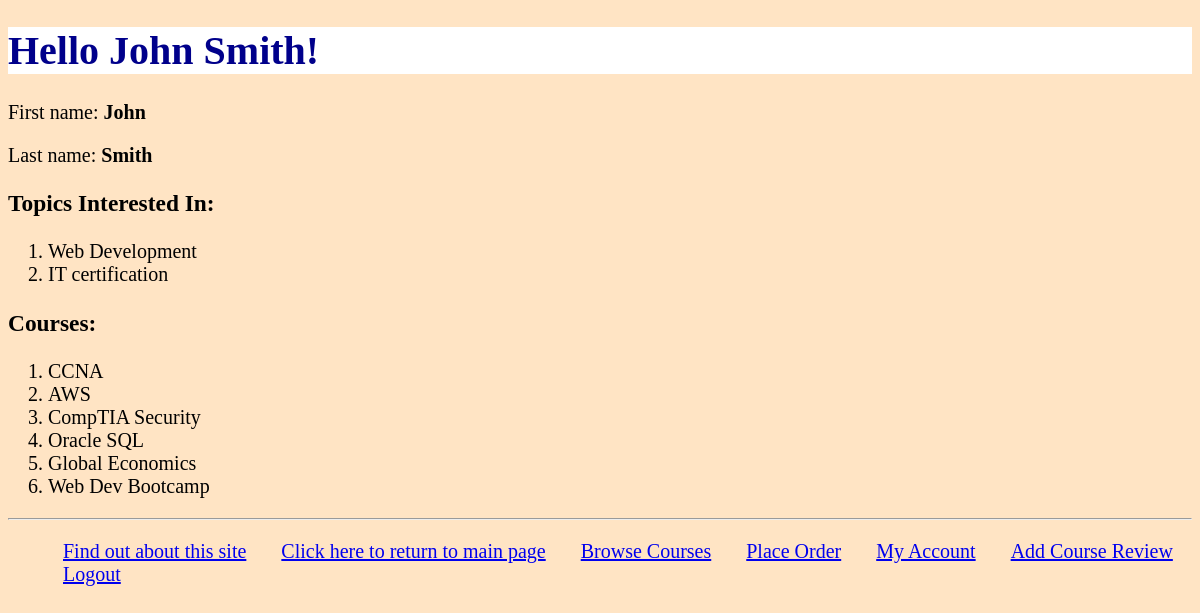
The app's page /myapp/myaccount (signed in) with its own data.
### myapp/models.py (models this page shows, shortened)
class Topic(models.Model):
    name = models.CharField(max_length=200)
    length = models.IntegerField(default=12)

class Course(models.Model):
    title = models.CharField(max_length=200)
    topic = models.ForeignKey(Topic, related_name='courses', on_delete=models.CASCADE)
    price = models.DecimalField(max_digits=10, decimal_places=2, validators=[validate_price])
    for_everyone = models.BooleanField(default=True)
    description = models.TextField(blank=True)
    num_reviews = models.PositiveIntegerField(default=0)

### myapp/views.py (the view)
# urls.py: path('myaccount', views.myaccount, name='myaccount')
def myaccount(request):
    try:
        current_user = Student.objects.get(id=request.user.id)
    except Student.DoesNotExist:
        current_user = None
    if current_user:
        registered_courses = current_user.registered_courses.all()
        interested_topics = current_user.interested_in.all()
        return render(request, 'myapp/myaccount.html', {'first_name': current_user.first_name,
                                                       'last_name': current_user.last_name,
                                                       'interested_topics': interested_topics,
                                                       'registered_courses': registered_courses})
    else:
        return HttpResponse("<p>You are not a registered student</p>")

### myapp/templates/myapp/myaccount.html (shortened to what this page needs)
{% extends 'myapp/base.html' %}
{% block myhdg %} Hello {{ first_name }} {{ last_name }}! {% endblock %}
{% block  body_block %}
    <p>First name: <b>{{ first_name }}</b></p>
    <p>Last name: <b>{{ last_name }}</b></p>
    <h3>Topics Interested In:</h3>
    <ol>
        {% for topic in interested_topics %}
            <li>{{ topic.name }}</li>
        {% endfor %}
    </ol>
    <h3>Courses:</h3>
    <ol>
        {% for course in registered_courses %}
            <li> {{ course.title }} </li>
        {% endfor %}
    </ol>
{% endblock %}

### myapp/templates/myapp/base.html (shortened to what this page needs)
<!DOCTYPE html>
{% load static %}
<html>
    <head>
        <link rel="stylesheet" type="text/css" href="{% static 'myapp/style1.css' %}" />
    </head>
    <body>
        <div>
            <h1>
                {% block myhdg %}{% endblock %}
            </h1>
            {% block body_block %}*** {% endblock %}
        </div>
        <hr />
        <div>
        	<ul>
                <li class="hbar1"><a href="/myapp/about">Find out about this site</a></li>
                <li class="hbar1"><a href = "{% url 'myapp:index' %}">Click here to return to main page</a></li>
                <li class="hbar1"><a href="{% url 'myapp:findcourses' %}">Browse Courses</a></li>
                <li class="hbar1"><a href="{% url 'myapp:place_order' %}">Place Order</a></li>
                <li class="hbar1"><a href="{% url 'myapp:myaccount' %}">My Account</a></li>
                <li class="hbar1"><a href="{% url 'myapp:review_view' %}">Add Course Review</a></li>
                {% if first_name == "User" %}
                    <li class="hbar1"><a href="{% url 'myapp:login' %}">Login</a></li>
                    <li class="hbar1"><a href="{% url 'myapp:register' %}">Register</a></li>
                {% else %}
                    <li class="hbar1"><a href="{% url 'myapp:logout' %}">Logout</a></li>
                {% endif %}
            </ul>
        </div>
    </body>
</html>

### myapp/static/myapp/style1.css (style rules this page uses)
.hbar1 { display: inline; margin: 15px; }
h1 { background-color: white; color: darkblue; font-size: 2em; position: relative }
body { background-color: bisque; color: black; font-size: 20px; font-family: Verdana; }
p { font-family: verdana; font-size: 20px; }

### records on screen
Topic: name "Web Development"
Topic: name "IT certification"
Course: title "CCNA"
Course: title "AWS"
Course: title "CompTIA Security"
Course: title "Oracle SQL"
Course: title "Global Economics"
Course: title "Web Dev Bootcamp"

### other values on screen
{{ first_name }} "John"
{{ last_name }} "Smith"
